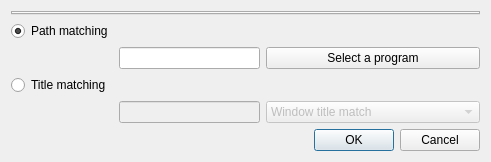
<?xml version="1.0" encoding="UTF-8"?>
<ui version="4.0">
 <class>entryEditor</class>
 <widget class="QDialog" name="entryEditor">
  <property name="geometry">
   <rect>
    <x>0</x>
    <y>0</y>
    <width>491</width>
    <height>152</height>
   </rect>
  </property>
  <property name="windowTitle">
   <string>Edit Entry</string>
  </property>
  <layout class="QGridLayout" name="gridLayout">
   <item row="2" column="0">
    <widget class="QRadioButton" name="pathMatchRbt">
     <property name="text">
      <string>Path matching</string>
     </property>
     <property name="checked">
      <bool>true</bool>
     </property>
     <attribute name="buttonGroup">
      <string notr="true">matchSelectGroup</string>
     </attribute>
    </widget>
   </item>
   <item row="6" column="1">
    <widget class="QLineEdit" name="titleMatch">
     <property name="enabled">
      <bool>false</bool>
     </property>
    </widget>
   </item>
   <item row="1" column="0" colspan="3">
    <widget class="QTabWidget" name="displays"/>
   </item>
   <item row="3" column="1">
    <widget class="QLineEdit" name="path"/>
   </item>
   <item row="3" column="2">
    <widget class="QPushButton" name="pathSelectBt">
     <property name="text">
      <string>Select a program</string>
     </property>
    </widget>
   </item>
   <item row="5" column="0">
    <widget class="QRadioButton" name="titleMatchRbt">
     <property name="text">
      <string>Title matching</string>
     </property>
     <attribute name="buttonGroup">
      <string notr="true">matchSelectGroup</string>
     </attribute>
    </widget>
   </item>
   <item row="7" column="2">
    <widget class="QDialogButtonBox" name="buttonBox">
     <property name="orientation">
      <enum>Qt::Horizontal</enum>
     </property>
     <property name="standardButtons">
      <set>QDialogButtonBox::Cancel|QDialogButtonBox::Ok</set>
     </property>
    </widget>
   </item>
   <item row="6" column="2">
    <widget class="QComboBox" name="titleMatchTypeCb">
     <property name="enabled">
      <bool>false</bool>
     </property>
     <item>
      <property name="text">
       <string>Window title match</string>
      </property>
     </item>
     <item>
      <property name="text">
       <string>Partial window title match</string>
      </property>
     </item>
     <item>
      <property name="text">
       <string>Regex window title match (PCRE)</string>
      </property>
     </item>
    </widget>
   </item>
  </layout>
 </widget>
 <resources/>
 <connections>
  <connection>
   <sender>buttonBox</sender>
   <signal>accepted()</signal>
   <receiver>entryEditor</receiver>
   <slot>accept()</slot>
   <hints>
    <hint type="sourcelabel">
     <x>248</x>
     <y>254</y>
    </hint>
    <hint type="destinationlabel">
     <x>157</x>
     <y>274</y>
    </hint>
   </hints>
  </connection>
  <connection>
   <sender>buttonBox</sender>
   <signal>rejected()</signal>
   <receiver>entryEditor</receiver>
   <slot>reject()</slot>
   <hints>
    <hint type="sourcelabel">
     <x>316</x>
     <y>260</y>
    </hint>
    <hint type="destinationlabel">
     <x>286</x>
     <y>274</y>
    </hint>
   </hints>
  </connection>
 </connections>
 <buttongroups>
  <buttongroup name="matchSelectGroup"/>
 </buttongroups>
</ui>
